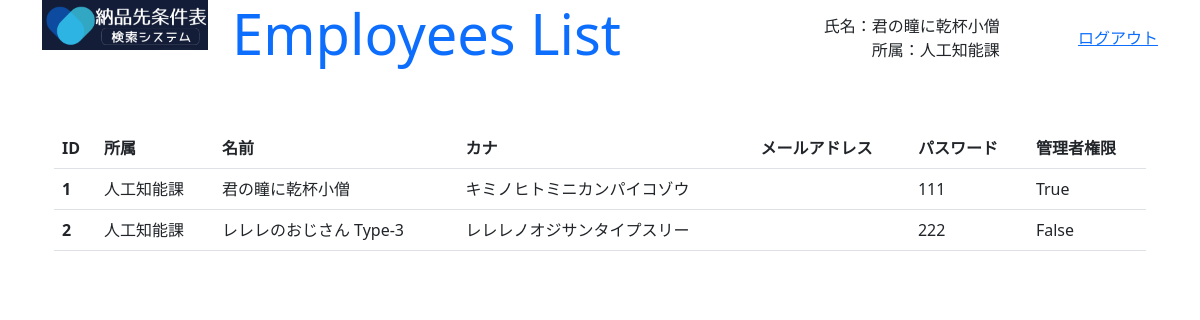
/show_employees_list (signed in), run on an earlier commit of the app's database.
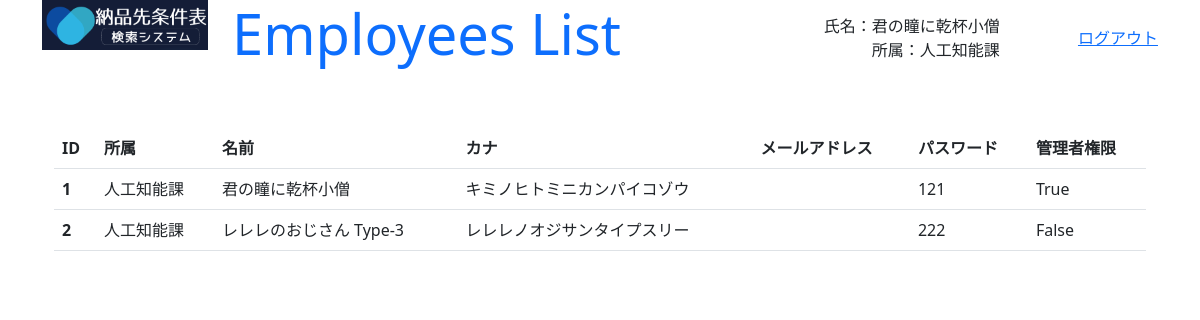
And on a later commit of the database.
### GreenLine/models.py (models this page shows)
class Employee(models.Model) :
    organization = models.ForeignKey(Organization, on_delete=models.CASCADE)
    name = models.CharField(max_length=200, default='')
    kana = models.CharField(max_length=200, default='')
    phone_regex = RegexValidator(regex=r'^[0-9]+$', message='電話番号は半角数字のみ入力できます')
    phone = models.CharField(validators=[phone_regex], max_length=200, default='')
    password = models.CharField(max_length=200, default='')
    auth = models.BooleanField(default=False)

class Organization(models.Model) :
    name = models.CharField(max_length=200, default='')

### GreenLine/views.py (the view)
# urls.py: path('show_employees_list', show_employees_list, name="show_employees_list"),
@csrf_exempt
def show_employees_list(request) :
    employee = get_employee(request, True)
    if not employee :
        return redirect('admin_login')
    params = {
        'title' : 'Employees List',
        'msg' : '',
        'name' : employee.name,
        'organizaion' : employee.organization.name,
        'list' : Employee.objects.all(),
    }
    return render(request, 'show_employees_list.html', params)

### GreenLine/views.py (called while the page is built)
def get_employee(request, auth_flg) :
    if not 'employee' in request.session :
        return None
    employee = Employee.objects.filter(id=request.session['employee']).first()
    if not employee :
        return None
    if auth_flg and not employee.auth :
        return None
    return employee

### GreenLine/templates/show_employees_list.html (shortened to what this page needs)
{% load static %}
<!doctype html>
<html lang="ja">
<head>
    <link href="https://cdn.jsdelivr.net/npm/bootstrap@5.3.0-alpha1/dist/css/bootstrap.min.css" rel="stylesheet">
</head>
<body class="container" style="height: 95vh;">
    <div class="row align-items-start">
        <div class="col-2"><img src="{% static 'title.png' %}" width="100%"></div>
        <div id="main_header" class="col-10 container" style="height: 10vh; padding-bottom: 10px;">
            <div class="row align-items-center">
            <div class="col-6 text-start"><h1 class="display-4 text-primary">{{ title }}</h1></div>
            <div class="col-4 container">
                <div class="row"><div class="col text-end">氏名：{{ name }}</div></div>
                <div class="row"><div class="col text-end">所属：{{ organizaion }}</div></div>
            </div>
            <div class="col-2 container">
                <div class="row"><div class="col text-end"><a href="{% url 'admin_login' %}">ログアウト</a></div></div>
            </div>
            </div>
        </div>
    </div>
    <div id="employees_list" class="container mt-5">
        <table class=table>
            <thead>
                <tr>
                    <th scope="col">ID</th>
                    <th scope="col">所属</th>
                    <th scope="col">名前</th>
                    <th scope="col">カナ</th>
                    <th scope="col">メールアドレス</th>
                    <th scope="col">パスワード</th>
                    <th scope="col">管理者権限</th>
                </tr>
            </thead>
            <tbody>
            {% for e in list %}
                <tr>
                    <th scope="row">{{ e.id }}</th>
                    <td>{{ e.organization.name }}</td>
                    <td>{{ e.name }}</td>
                    <td>{{ e.kana }}</td>
                    <td>{{ e.mail }}</td>
                    <td>{{ e.password }}</td>
                    <td>{{ e.auth }}</td>
                </tr>
            {% endfor %}
            </tbody>
        </table>
    </div>
</body>
</html>

What changed in the data, as far as the page shows it:
changed Employee "君の瞳に乾杯小僧": password "111" → "121"
